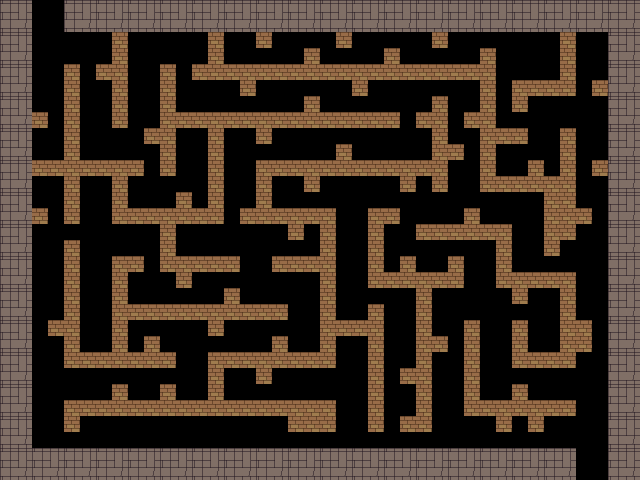

The image is a tile-based game level rendered from a .tmx file. Its description and source (layers, tilesets, objects; grid data summarised) follow:
An orthogonal 40x30 tile map with 16x16 px tiles, 2 tile layers (boundary, wall).

<map version="1.2" tiledversion="1.2.3" orientation="orthogonal" renderorder="right-down" width="40" height="30" tilewidth="16" tileheight="16" infinite="0" nextlayerid="2" nextobjectid="1">
 <tileset firstgid="1" name="terrain_atlas512x" tilewidth="16" tileheight="16" tilecount="1024" columns="32">
  <image source="terrain_atlas512x.png" width="512" height="512" />
  <tile id="158">
   <properties>
    <property name="collides" type="bool" value="true" />
   </properties>
  </tile>
  <tile id="159">
   <properties>
    <property name="collides" type="bool" value="true" />
   </properties>
  </tile>
  <tile id="434">
   <properties>
    <property name="collides" type="bool" value="true" />
   </properties>
  </tile>
  <tile id="435">
   <properties>
    <property name="collides" type="bool" value="true" />
   </properties>
  </tile>
  <tile id="462">
   <properties>
    <property name="collides" type="bool" value="true" />
   </properties>
  </tile>
  <tile id="463">
   <properties>
    <property name="collides" type="bool" value="true" />
   </properties>
  </tile>
  <tile id="464">
   <properties>
    <property name="collides" type="bool" value="true" />
   </properties>
  </tile>
  <tile id="468">
   <properties>
    <property name="collides" type="bool" value="true" />
   </properties>
  </tile>
  <tile id="494">
   <properties>
    <property name="collides" type="bool" value="true" />
   </properties>
  </tile>
  <tile id="563">
   <properties>
    <property name="collides" type="bool" value="true" />
   </properties>
  </tile>
  <tile id="564">
   <properties>
    <property name="collides" type="bool" value="true" />
   </properties>
  </tile>
  <tile id="718">
   <properties>
    <property name="collides" type="bool" value="true" />
   </properties>
  </tile>
  <tile id="719">
   <properties>
    <property name="collides" type="bool" value="true" />
   </properties>
  </tile>
  <tile id="720">
   <properties>
    <property name="collides" type="bool" value="true" />
   </properties>
  </tile>
  <tile id="725">
   <properties>
    <property name="collides" type="bool" value="true" />
   </properties>
  </tile>
  <tile id="726">
   <properties>
    <property name="collides" type="bool" value="true" />
   </properties>
  </tile>
  <tile id="727">
   <properties>
    <property name="collides" type="bool" value="true" />
   </properties>
  </tile>
  <tile id="728">
   <properties>
    <property name="collides" type="bool" value="true" />
   </properties>
  </tile>
  <tile id="729">
   <properties>
    <property name="collides" type="bool" value="true" />
   </properties>
  </tile>
  <tile id="730">
   <properties>
    <property name="collides" type="bool" value="true" />
   </properties>
  </tile>
  <tile id="731">
   <properties>
    <property name="collides" type="bool" value="true" />
   </properties>
  </tile>
  <tile id="732">
   <properties>
    <property name="collides" type="bool" value="true" />
   </properties>
  </tile>
  <tile id="733">
   <properties>
    <property name="collides" type="bool" value="true" />
   </properties>
  </tile>
  <tile id="734">
   <properties>
    <property name="collides" type="bool" value="true" />
   </properties>
  </tile>
  <tile id="795">
   <properties>
    <property name="collides" type="bool" value="true" />
   </properties>
  </tile>
  <tile id="796">
   <properties>
    <property name="collides" type="bool" value="true" />
   </properties>
  </tile>
  <tile id="848">
   <properties>
    <property name="collides" type="bool" value="true" />
   </properties>
  </tile>
  <tile id="849">
   <properties>
    <property name="collides" type="bool" value="true" />
   </properties>
  </tile>
  <tile id="850">
   <properties>
    <property name="collides" type="bool" value="true" />
   </properties>
  </tile>
  <tile id="880">
   <properties>
    <property name="collides" type="bool" value="true" />
   </properties>
  </tile>
  <tile id="881">
   <properties>
    <property name="collides" type="bool" value="true" />
   </properties>
  </tile>
  <tile id="882">
   <properties>
    <property name="collides" type="bool" value="true" />
   </properties>
  </tile>
  <tile id="891">
   <properties>
    <property name="collides" type="bool" value="true" />
   </properties>
  </tile>
  <tile id="892">
   <properties>
    <property name="collides" type="bool" value="true" />
   </properties>
  </tile>
  <tile id="893">
   <properties>
    <property name="collides" type="bool" value="true" />
   </properties>
  </tile>
  <tile id="912">
   <properties>
    <property name="collides" type="bool" value="true" />
   </properties>
  </tile>
  <tile id="913">
   <properties>
    <property name="collides" type="bool" value="true" />
   </properties>
  </tile>
  <tile id="914">
   <properties>
    <property name="collides" type="bool" value="true" />
   </properties>
  </tile>
 </tileset>
 <layer id="1" name="boundary" width="40" height="30">
  <data>[1200 cells, 256 non-empty, 4 distinct tile ids]</data>
 </layer>
 <layer id="2" name="wall" width="40" height="30">
  <data>[1200 cells, 327 non-empty, 1 distinct tile ids]</data>
 </layer>
</map>